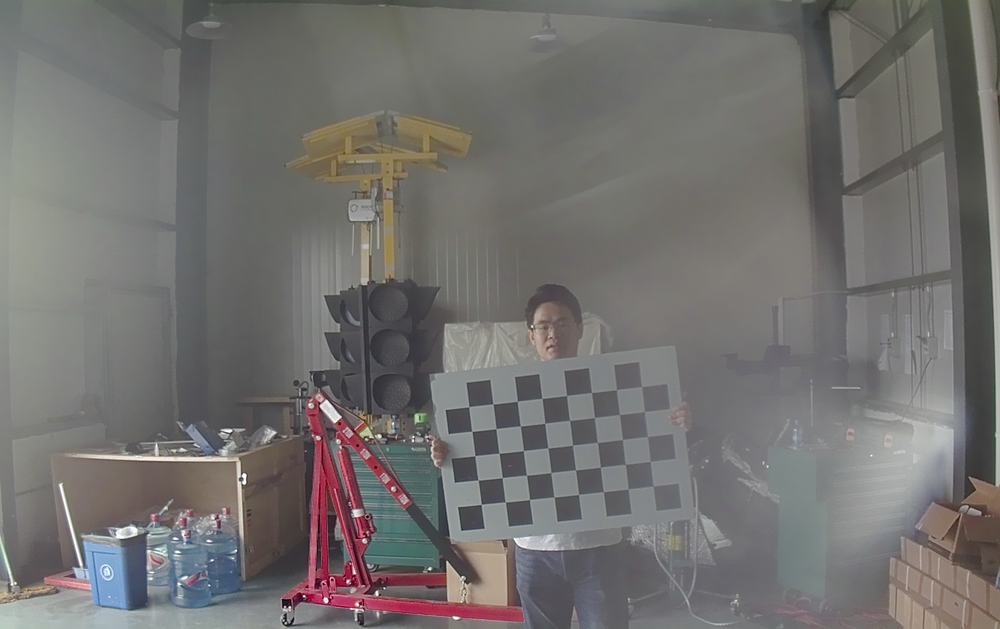
#> input picture pic/IR_camera_calib_img/00.png, 1000 x 629 px, shrunk from 1920 x 1208 before the run; its folder holds only this picture in this run
$ python calib.py
#> lines starting #> are read from the running program, lines starting #| are printed output that depends on the picture; after the words box and inside, x2 and y2 are one past the last pixel; in counts of white or black regions, pixels touching at a corner belong together; long printed decimals are rounded
import numpy as np
import cv2
import glob
import matplotlib.pyplot as plt


# prepare object points, like (0,0,0), (1,0,0), (2,0,0) ....,(6,5,0)
objp = np.zeros((5*8,3), np.float32)
objp[:,:2] = np.mgrid[0:8, 0:5].T.reshape(-1,2)

# Arrays to store object points and image points from all the images.
objpoints = [] # 3d points in real world space
imgpoints = [] # 2d points in image plane.
subpix_criteria = (cv2.TERM_CRITERIA_EPS + cv2.TERM_CRITERIA_MAX_ITER, 30, 0.01)

# Make a list of calibration images
images = glob.glob('/home/barry/Desktop/Camera_Calibration/pic/IR_camera_calib_img/*.png')

# Step through the list and search for chessboard corners
for idx, fname in enumerate(images):
    img = cv2.imread(fname)
#> img is the input picture: shape (629, 1000, 3); mean B, G, R 111.1, 112.8, 114.7
    gray = cv2.cvtColor(img, cv2.COLOR_BGR2GRAY)
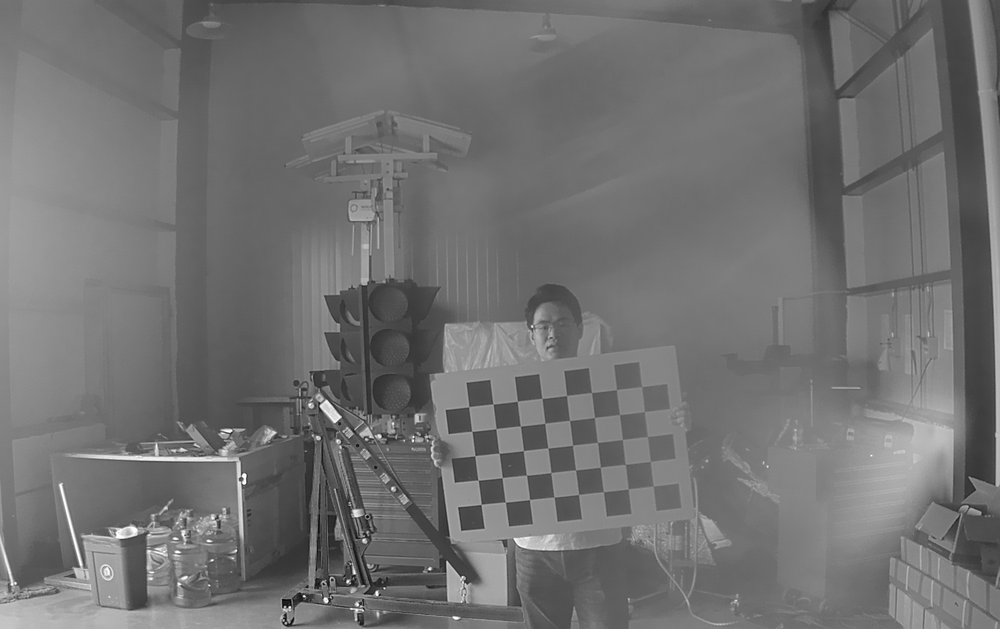
#> gray: shape (629, 1000); min 8, max 255, mean 113.2

    # Find the chessboard corners
    ret, corners = cv2.findChessboardCorners(gray, (8,5), None)
#> ret = True; corners = 40 rows, first 8: [653.3, 485.9], [628.2, 489], [603.5, 491.8], [578.5, 494.4], [554.1, 497], [529.5, 499.5], [505.4, 502.2], [481.2, 504.4]

    # If found, add object points, image points
    if ret == True:
        # Refining corners position with sub-pixels based algorithm
        cv2.cornerSubPix(gray, corners, (3, 3), (-1, -1), subpix_criteria)
        objpoints.append(objp)
        imgpoints.append(corners)

        # Draw and display the corners
        cv2.drawChessboardCorners(img, (8,5), corners, ret)
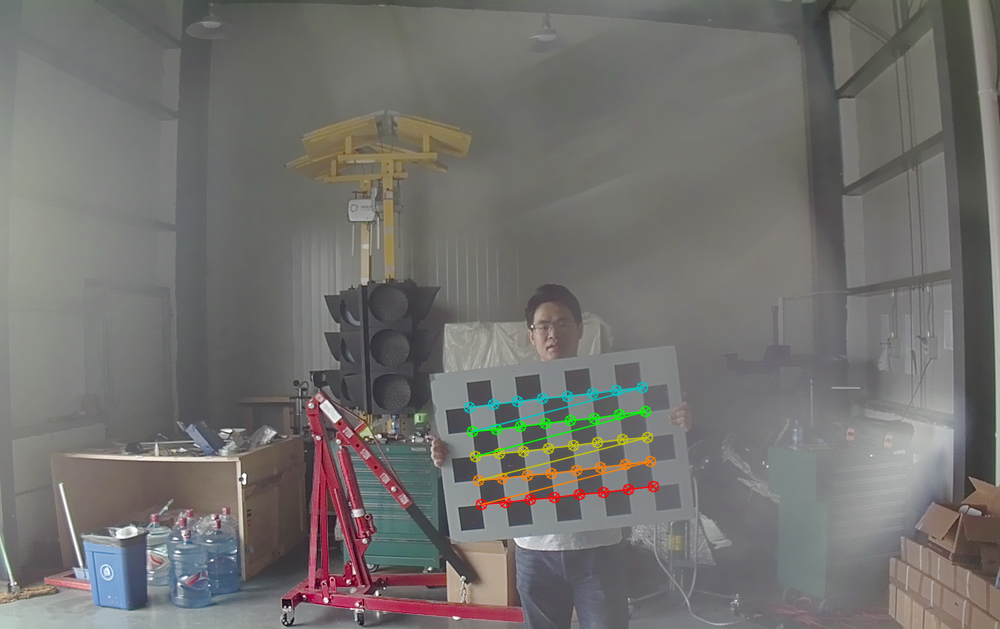
#> img: shape (629, 1000, 3); 1.22% of pixels changed, all inside (x1, y1, x2, y2) = (463, 381, 660, 511)

        cv2.imshow('img', img)
        cv2.waitKey(500)

cv2.destroyAllWindows()

# Test undistortion on an image
img = cv2.imread('/home/barry/Desktop/Camera_Calibration/pic/img/calib.png')
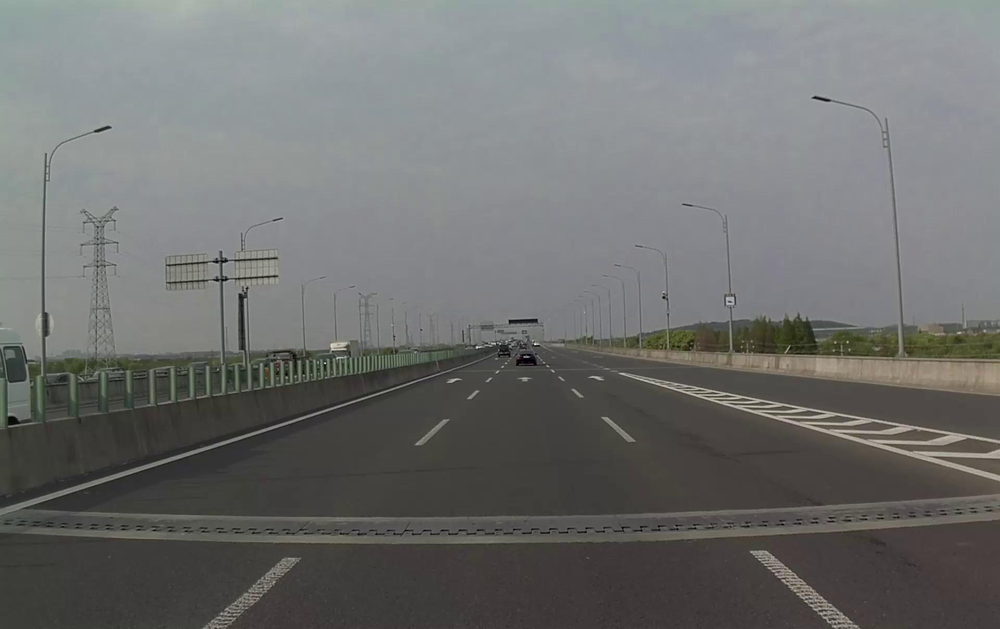
#> input picture pic/img/calib.png, 1000 x 629 px, shrunk from 1920 x 1208 before the run, found by its file name
#> img is the input picture: shape (629, 1000, 3); mean B, G, R 110, 111.1, 110.1
img_size = (img.shape[1], img.shape[0])
#> img_size = (1000, 629)

# Do camera calibration given object points and image points
ret, mtx, dist, rvecs, tvecs = cv2.calibrateCamera(objpoints, imgpoints, img_size,None,None)
#> ret = 0.092; mtx = [[316.1, 0, 516], [0, 322.3, 352.9], [0, 0, 1]]; dist = [[-0.0511, 0.166, -0.0082, 0.0133, -0.279]]; rvecs = ([0.0127, 0.00969, 3.02],); tvecs = ([5.48, 5.31, 12.71],)

print (("ret:"),ret)
#| ret: 0.09205
print (("internal matrix:\n"),mtx)
#| internal matrix:
#|  [[316.099   0.         515.953]
#|  [  0.         322.289 352.944]
#|  [  0.           0.           1.        ]]
# in the form of (k_1,k_2,p_1,p_2,k_3)
print (("distortion cofficients:\n"),dist)
#| distortion cofficients:
#|  [[-0.05111     0.1658 -0.008197  0.01329 -0.279]]
print (("rotation vectors:\n"),rvecs)
#| rotation vectors:
#|  (array([[0.01269],
#|        [0.009687],
#|        [3.024]]),)
print (("translation vectors:\n"),tvecs)
#| translation vectors:
#|  (array([[ 5.485],
#|        [ 5.311],
#|        [12.705]]),)

# calculate the error of reproject
total_error = 0
for i in range(len(objpoints)):
    img_points_repro, _ = cv2.projectPoints(objpoints[i], rvecs[i], tvecs[i], mtx, dist)
    error = cv2.norm(imgpoints[i], img_points_repro, cv2.NORM_L2)/len(img_points_repro)
    total_error += error
#> this loop made 1 pass
#> (error, total_error) on pass 1: (0.0146, 0.0146)
#> after the loop, total_error = 0.0146
print(("Average Error of Reproject: "), total_error/len(objpoints))
#| Average Error of Reproject:  0.01455

dst = cv2.undistort(img, mtx, dist, None, mtx)
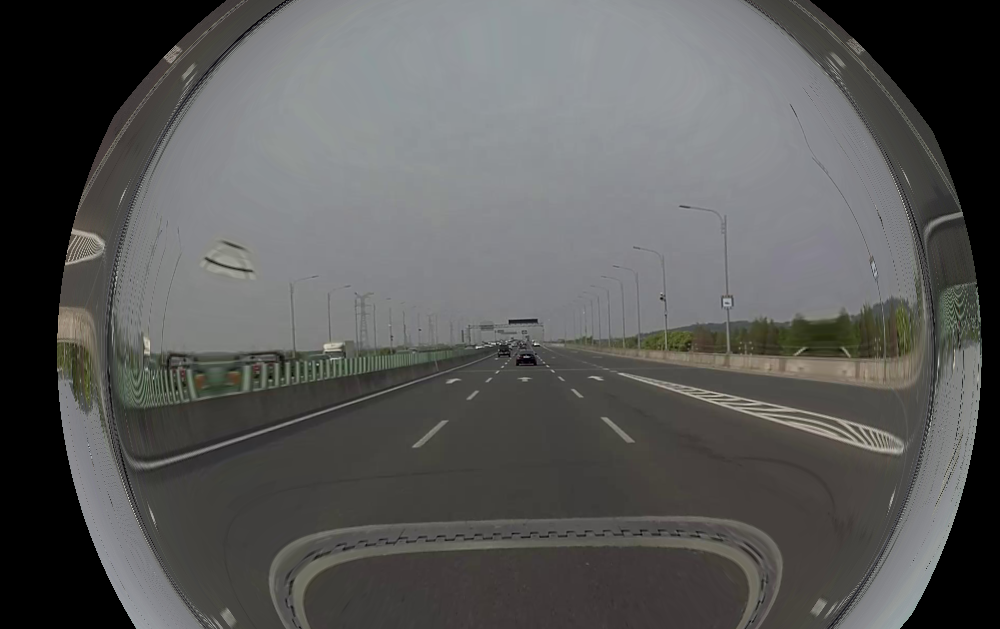
#> dst: shape (629, 1000, 3); mean B, G, R 87.6, 88.6, 88.4
cv2.imwrite('/home/barry/Desktop/Camera_Calibration/pic/save_dedistortion/calibrated_img.png',dst)

# Save the camera calibration result for later use (we won't worry about rvecs / tvecs)
dist_pickle = {}
dist_pickle["mtx"] = mtx
dist_pickle["dist"] = dist

# Visualize undistortion
f, (ax1, ax2) = plt.subplots(1, 2, figsize=(20,10))
ax1.imshow(img)
ax1.set_title('Original Image', fontsize=30)
ax2.imshow(dst)
ax2.set_title('Undistorted Image', fontsize=30)
#> figure, not shown here; B, G, R data is drawn as R, G, B
